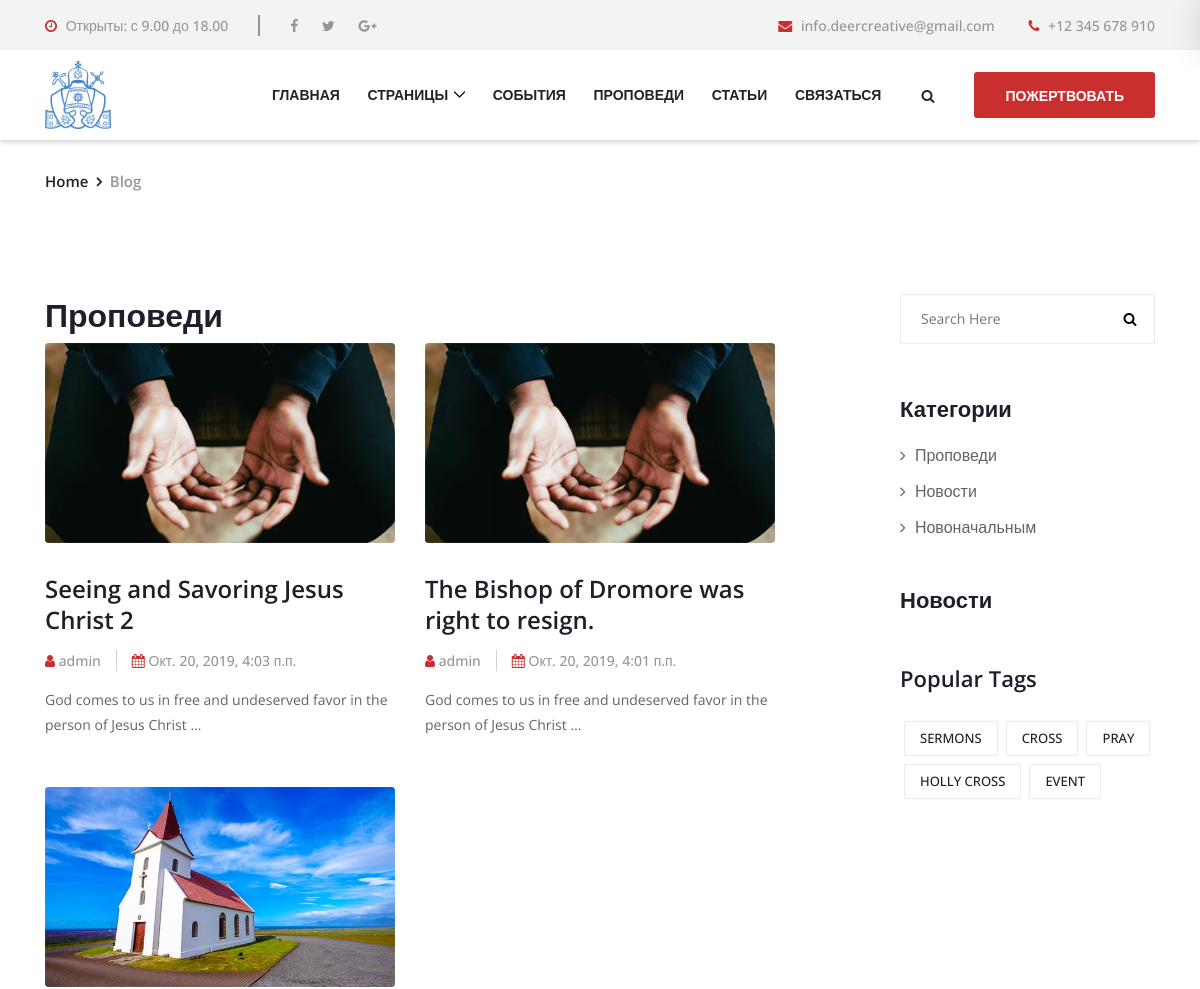
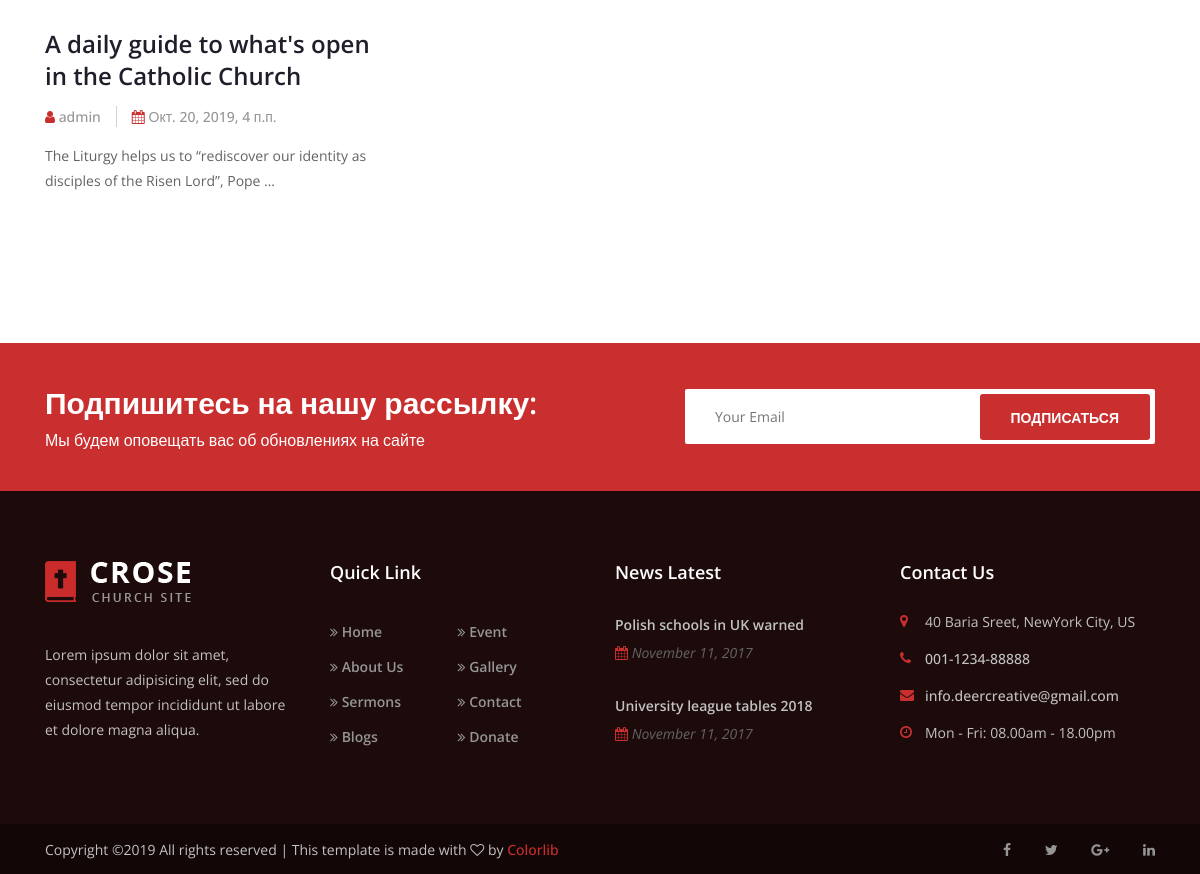
The app's page /blog/propovedi with its own data (2 pictures, top to bottom).
### blog/models.py (models this page shows, shortened)
class Category(models.Model):
    title = models.CharField(max_length=255, unique=True)
    slug = models.SlugField(max_length=255, unique=True)
    description = models.TextField(null=True, blank=True)
    class Meta:
        ordering = ('-title',)

class Post(models.Model):
    STATUS_CHOICES = (
        ('draft', 'Черновик'),
        ('published', 'Опубликовано'),
    )
    title = models.CharField(max_length=455, db_index=True)
    slug = models.SlugField(max_length=455, unique_for_date='publish')
    img = models.ImageField(upload_to='post_images', null=True, blank=True)
    body = models.TextField(db_index=True)
    publish = models.DateTimeField(default=timezone.now)
    created = models.DateTimeField(auto_now_add=True)
    updated = models.DateTimeField(auto_now=True)
    status = models.CharField(max_length=20, choices=STATUS_CHOICES, default='draft')
    author = models.ForeignKey(User, on_delete=models.PROTECT, related_name='blog_posts')
    tag = TaggableManager(blank=True)
    category = models.ForeignKey(Category, on_delete=models.PROTECT, related_name='posts', blank=True, null=True)
    objects = models.Manager()
    published = PublishedManager()
    class Meta:
        ordering = ('-publish',)
    def get_absolute_url(self):
        return reverse('blog:post_detail', args=[self.publish.year,
                                                 self.publish.month, self.publish.day, self.slug])

### blog/views.py (the view)
# urls.py: path('<slug:category>', views.CategoryDetailView.as_view(), name='category'),
class CategoryDetailView(DetailView):
    model = Category
    template_name = 'blog/category.html'
    slug_url_kwarg = 'category'
    paginate_by = 4
    def get_context_data(self, **kwargs):
        context = super().get_context_data(**kwargs)
        context['post_list'] = context['category'].posts.all()
        categories = [cat for cat in Category.objects.all() if cat.posts.exists()]
        context['categories'] = categories
        return context

### templates/blog/category.html (shortened to what this page needs)
{% extends 'layout/base.html' %}
{% load static %}
{% block content %}
<div class="breadcrumb-area">
    <div class="container">
        <div class="row">
            <div class="col-12">
                <nav aria-label="breadcrumb">
                    <ol class="breadcrumb">
                        <li class="breadcrumb-item"><a href="#">Home</a></li>
                        <li class="breadcrumb-item active" aria-current="page">Blog</li>
                    </ol>
                </nav>
            </div>
        </div>
    </div>
</div>
<div class="blog-area section-padding-100">
    <div class="container">
        <div class="row justify-content-between">
            <div class="col-12 col-lg-8">
                <h2>{{ category.title }}</h2>
                <div class="row">
                    {% for post in post_list %}
                        <div class="col-12 col-md-6">
                            <div class="single-blog-post mb-50">
                                <div class="post-thumbnail">
                                    <a href="{{ post.get_absolute_url }}"><img src="{{ post.img.url }}" alt=""></a>
                                </div>
                                <div class="post-content">
                                    <a href="{{ post.get_absolute_url }}" class="post-title">
                                        <h4>{{ post.title }}</h4>
                                    </a>
                                    <div class="post-meta d-flex">
                                        <a href="#"><i class="fa fa-user" aria-hidden="true"></i> {{ post.author }}</a>
                                        <a href="#"><i class="fa fa-calendar" aria-hidden="true"></i> {{ post.publish }}</a>
                                    </div>
                                    <p class="post-excerpt">{{ post.body|truncatewords:15|linebreaks }}</p>
                                </div>
                            </div>
                        </div>
                    {% endfor %}
                </div>
            </div>
            {% include 'blog/blog_sidebar.html' %}
        </div>
    </div>
</div>
{% endblock %}

### templates/blog/blog_sidebar.html (shortened to what this page needs)
<div class="col-12 col-lg-3">
    <div class="post-sidebar-area">
        <div class="single-widget-area">
            <div class="search-form">
                <form action="#" method="get">
                    <input type="search" name="search" placeholder="Search Here">
                    <button type="submit"><i class="fa fa-search" aria-hidden="true"></i></button>
                </form>
            </div>
        </div>
        <div class="single-widget-area">
            <div class="widget-title">
                <h6>Категории</h6>
            </div>
            <ol class="crose-catagories">
                {% for category in categories %}
                    <li><a href="{% url 'blog:category' category.slug %}"><i class="fa fa-angle-right" aria-hidden="true"></i> {{ category.title }}</a></li>
                {% endfor %}
            </ol>
        </div>
        <div class="single-widget-area">
            <div class="widget-title">
                <h6>Новости</h6>
            </div>
        </div>
        <div class="single-widget-area">
            <div class="widget-title">
                <h6>popular tags</h6>
            </div>
            <ol class="popular-tags d-flex flex-wrap">
                <li><a href="#">Sermons</a></li>
                <li><a href="#">Cross</a></li>
                <li><a href="#">Pray</a></li>
                <li><a href="#">Holly Cross</a></li>
                <li><a href="#">Event</a></li>
            </ol>
        </div>
    </div>
</div>

### static/style.css (style rules this page uses)
* { margin: 0; padding: 0; }
body { font-family: "Open Sans", sans-serif; font-size: 14px; }
h1, h2, h3, h4, h5, h6 { color: #1f1f2c; line-height: 1.3; font-weight: 700; }
p { color: #636363; font-size: 14px; line-height: 1.8; font-weight: 400; }
a, a:hover, a:focus { -webkit-transition-duration: 500ms; transition-duration: 500ms; text-decoration: none; outline: 0 solid transparent; color: #1f1f2c; font-weight: 500; font-size: 14px; }
ul, ol { margin: 0; }
ul li, ol li { list-style: none; }
img { height: auto; max-width: 100%; }
.mb-50 { margin-bottom: 50px !important; }
.section-padding-100 { padding-top: 100px; padding-bottom: 100px; }
.breadcrumb-area { position: relative; z-index: 10; width: 100%; }
.breadcrumb-area .breadcrumb { margin: 0; padding: 0; padding-top: 30px; background-color: transparent; }
.breadcrumb-area .breadcrumb .breadcrumb-item { font-size: 15px; color: #959595; font-weight: 600; }
.breadcrumb-area .breadcrumb .breadcrumb-item a { font-size: 15px; color: #1f1f2c; font-weight: 600; }
.breadcrumb-area .breadcrumb .breadcrumb-item + .breadcrumb-item::before { color: #1f1f2c; font-family: 'FontAwesome'; content: "\f105"; }
.single-blog-post { position: relative; z-index: 1; }
.single-blog-post .post-thumbnail { max-height: 200px; overflow: hidden; position: relative; z-index: 1; border-radius: 3px; }
.single-blog-post .post-thumbnail img { border-radius: 3px; }
.single-blog-post .post-content { position: relative; z-index: 1; margin-top: 30px; }
.single-blog-post .post-content .post-title h4 { -webkit-transition-duration: 500ms; transition-duration: 500ms; font-weight: 600; margin-bottom: 15px; }
.single-blog-post .post-content .post-meta { position: relative; z-index: 1; margin-bottom: 16px; }
.single-blog-post .post-content .post-meta a { color: #959595; font-size: 14px; }
.single-blog-post .post-content .post-meta a:first-child { border-right: 1px solid #d2d2d2; margin-right: 15px; padding-right: 15px; }
.single-blog-post .post-content .post-meta a i { color: #c92f2f; }
.single-blog-post .post-content .post-excerpt { font-size: 14px; color: #636363; margin-bottom: 0; }
.single-widget-area { position: relative; z-index: 1; margin-bottom: 50px; }
.single-widget-area .widget-title h6 { font-size: 22px; font-weight: 600; margin-bottom: 25px; text-transform: capitalize; }
.single-widget-area .popular-tags li a { display: inline-block; margin: 4px; border: 1px solid #ebebeb; padding: 10px 15px; line-height: 1; text-transform: uppercase; font-size: 13px; color: #1f1f2c; border-radius: 2px; }
.single-widget-area .crose-catagories { position: relative; z-index: 1; }
.single-widget-area .crose-catagories li a { display: block; margin-bottom: 20px; font-size: 16px; line-height: 1; color: #636363; }
.single-widget-area .crose-catagories li a i { margin-right: 5px; }
.single-widget-area .crose-catagories li:last-child a { margin-bottom: 0; }
.single-widget-area .search-form { position: relative; z-index: 2; }
.single-widget-area .search-form input { background-color: #ffffff; padding: 0 20px; width: 100%; height: 50px; font-size: 14px; border: 1px solid #ebebeb; color: #959595; border-radius: 2px; }
.single-widget-area .search-form button { background-color: transparent; position: absolute; top: 0; right: 0; width: 50px; height: 50px; z-index: 10; border: none; cursor: pointer; -webkit-transition-duration: 500ms; transition-duration: 500ms; }

### static/css/classy-nav.css (style rules this page uses)
* { margin: 0; padding: 0; }
body { font-family: "Roboto", sans-serif; }
ul, ol { margin: 0; }
ul li, ol li { list-style: none; }
img { height: auto; max-width: 100%; }
.justify-content-between { -webkit-box-pack: justify; -ms-flex-pack: justify; justify-content: space-between; }

### records on screen
Category: title "Проповеди"
Post: img (picture), title "Seeing and Savoring Jesus Christ 2", author "admin", publish "Окт. 20, 2019, 4:03 п.п.", body "God comes to us in free and undeserved favor in the person of Jesus Christ …"
Post: img (picture), title "The Bishop of Dromore was right to resign.", author "admin", publish "Окт. 20, 2019, 4:01 п.п.", body "God comes to us in free and undeserved favor in the person of Jesus Christ …"
Post: img (picture), title "A daily guide to what's open in the Catholic Church", author "admin", publish "Окт. 20, 2019, 4 п.п.", body "The Liturgy helps us to “rediscover our identity as disciples of the Risen Lord”, Pope …"
Category: title "Новости"
Category: title "Новоначальным"
